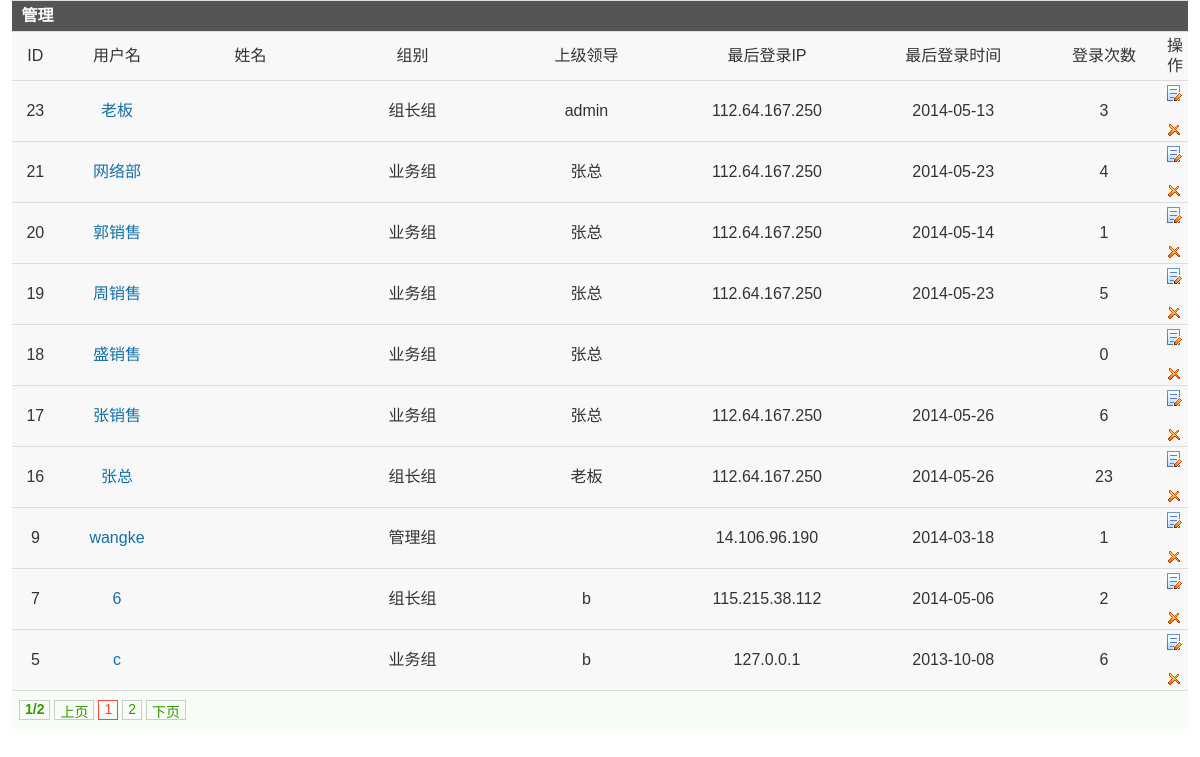
The app's page /manager/admin_manage.php (signed in) with its own data.
### tables this page shows
CREATE TABLE `crm_manager` (
  `id` int(6) NOT NULL auto_increment,
  `pid` int(6) default '0',
  `username` varchar(20) NOT NULL,
  `password` varchar(32) NOT NULL,
  `usermenu` text NOT NULL,
  `loginip` varchar(25) NOT NULL,
  `logintime` varchar(10) NOT NULL,
  `logincount` int(5) NOT NULL,
  `supermanager` int(2) NOT NULL,
  `addtime` datetime NOT NULL,
  PRIMARY KEY  (`id`)
);

CREATE TABLE `crm_dic` (
  `id` int(6) NOT NULL auto_increment,
  `fid` int(6) default '0',
  `type` varchar(50) default NULL,
  `code` varchar(20) default NULL,
  `name` varchar(50) default NULL,
  `remark` varchar(200) default NULL,
  `sort` int(2) default NULL,
  `isedit` varchar(2) default '0',
  PRIMARY KEY  (`id`)
);

### inc/conn.php (called while the page is built, shortened)
<?php
$dbhost = "127.0.0.1";
$dbuser = "root";
require_once 'db_function.php';
require_once 'function.php';
$db = new db_mysql();
?>

### inc/db_function.php (called while the page is built, shortened)
<?php
class db_mysql {
	private $link_id = NULL;
	function __construct() {
		$this->debug = false;
	}
	function connect($dbhost, $dbuser, $dbpwd, $dbname = '', $dbcharset = 'utf8', $pconnect = 0) {
		if ($pconnect) {
			if (! $this->link_id = mysql_pconnect ( $dbhost, $dbuser, $dbpwd )) {
				$this->ErrorMsg ();
			}
		} else {
			if (! $this->link_id = mysql_connect ( $dbhost, $dbuser, $dbpwd, 1 )) {
				$this->ErrorMsg ();
			}
		}
	}
	function query($sql) {
		if (! ($query = mysql_query ( $sql, $this->link_id ))) {
			$this->ErrorMsg ();
			return false;
		} else {
			return $query;
		}
	}
	function getList($sql) {
		$res = $this->query ( $sql );
		if ($res !== false) {
			$arr = array ();
			while ( $row = mysql_fetch_assoc ( $res ) ) {
				$arr [] = $row;
			}
			return $arr;
		} else {
			return false;
		}
	}
	function selectLimit($sql, $numrows=-1, $offset=-1) {
		if($offset==-1){
			$sql .= ' LIMIT ' . $numrows;
		}else{
			$sql .= ' LIMIT ' . $offset . ', ' . $numrows;
		}
		return $this->getList( $sql );
	}
	function getOneRow($sql) {
		$res = $this->query ( $sql );
		if ($res !== false) {
			return mysql_fetch_assoc ( $res );
		} else {
			return false;
		}
	}
}
?>

### manager/admin_manage.php (the view, shortened to what this page needs)
<?php
include '../inc/const.php';
$page 			= $_GET ['page'] ? $_GET ['page'] : 1;
$page_size 		= 10;
$sqlstr=get_sql("select a.id,username,supermanager,usermenu,loginip,logintime,logincount,a.pid as pid from {pre}manager a order by a.id desc");
$manager_list = $db->selectLimit ( $sqlstr, $page_size, ($page - 1) * $page_size );
?>
<!DOCTYPE html PUBLIC "-//W3C//DTD XHTML 1.0 Transitional//EN" "http://www.w3.org/TR/xhtml1/DTD/xhtml1-transitional.dtd">
<html xmlns="http://www.w3.org/1999/xhtml">
<head>
<link href="../css/admin_css.css" rel="stylesheet" type="text/css" />
<link href="../js/boxy.css" rel="stylesheet" type="text/css" />
</head>
<body>
<table width="98%" height="101" border="0" cellpadding="3" cellspacing="1" bgcolor="#cccccc" style="margin:0 auto;padding-top:10px;">
  <tr>
    <td height="22" colspan="9" bgcolor="#555555"><font color="#FFFFFF">&nbsp;<strong>管理</strong></font></td>
  </tr>
  <tr>
    <td width="4%" height="24" align="center" valign="middle" bgcolor="#f8f8f8">ID</td>
    <td width="10%" height="24" align="center" valign="middle" bgcolor="#f8f8f8">用户名</td>
    <td width="13%" height="24" align="center" valign="middle" bgcolor="#f8f8f8">姓名</td>
    <td width="15%" align="center" valign="middle" bgcolor="#f8f8f8">组别</td>
    <td width="15%" align="center" valign="middle" bgcolor="#f8f8f8">上级领导</td>
    <td width="16%" align="center" valign="middle" bgcolor="#f8f8f8">最后登录IP</td>
    <td width="16%" align="center" valign="middle" bgcolor="#f8f8f8">最后登录时间</td>
    <td width="10%" height="24" align="center" valign="middle" bgcolor="#f8f8f8">登录次数</td>
    <td width="8%" align="center" valign="middle" bgcolor="#f8f8f8">操作</td>
  </tr>
  <?php
	foreach ($manager_list as $list){
  ?>
  <tr onMouseOver="this.style.background='#D7E4F7'" onMouseOut="this.style.background='#EBF2F9';"  bgcolor="#EBF2F9">
    <td width="4%" height="24" align="center" valign="middle" bgcolor="#f8f8f8"><?php echo $list['id']; ?></td>
    <td height="24" align="center" valign="middle" bgcolor="#f8f8f8"><a href="admin_mod.php?id=<?php echo $list['id']; ?>"><?php echo $list['username']; ?></a></td>
	  <td height="24" align="center" valign="middle" bgcolor="#f8f8f8"><?php echo $list['usermenu']; ?></td>
    <td height="24" align="center" valign="middle" bgcolor="#f8f8f8"><?php echo getCategoryName('role',$list['supermanager']); ?></td>
    <td height="24" align="center" valign="middle" bgcolor="#f8f8f8"><?php echo get_supermanager($list['pid']); ?></td>
    <td height="24" align="center" valign="middle" bgcolor="#f8f8f8"><?php echo $list['loginip']; ?></td>
    <td height="24" align="center" valign="middle" bgcolor="#f8f8f8"><?php echo $list['logintime']; ?></td>
    <td height="24" align="center" valign="middle" bgcolor="#f8f8f8"><?php echo $list['logincount']; ?></td>
    <td height="24" align="center" valign="middle" bgcolor="#f8f8f8"><a href="admin_add.php?id=<?php echo $list['id']; ?>"><img src="../images/edit.gif" border="0" /></a>&nbsp;<?php
    	if($list['id'] !== '1'){
	?><a href="admin_ok.php?id=<?php echo $list['id']; ?>&act=del" onClick="javascript:return confirm('确实要删除吗?')"><img src="../images/del.gif" border="0" /></a><?php }?></td>
  </tr>
  <?php
  	}
  ?>
  <tr>
    <td height="24" colspan="9" align="center" valign="middle" bgcolor="#F8FCF6"><?php page($sqlstr,$page_size,"admin_manage.php?page",$page);?></td>
  </tr>
</table>
</body>
</html>

### css/admin_css.css (style rules this page uses)
body { font-family:Arial, Helvetica, sans-serif,"宋体";font-size:14px;margin:0;padding:0;background:#e1e1e1;line-height:24px;color:#333 }
a { color:#000;text-decoration:none; }

### js/boxy.css (style rules this page uses)
img { max-width:100%;height:auto;width:auto9; }
body { -webkit-text-size-adjust:none; line-height:2em; }
body, select, input, textarea { color: #323232; color:#333; font-size:16px; background:#fff; font-family:"����", "������", Arial; }
a { outline:none; text-decoration:none; color:#1570A6; }
html { zoom:1; }
html * { outline:0;zoom:1; }
body { overflow-x: hidden; }
body,div,dl,dt,dd,ul,ol,li,pre,code,form,input,textarea,blockquote,th,td { margin:0;padding:0; }
table { background-color: transparent; _background:none !important; border-collapse: collapse; border-spacing: 0; font-size:13px; margin-bottom: 20px; }
table th, table td { border-top: 1px solid #DDDDDD; line-height: 20px;font-size:16px; padding: 4px 5px; }

### records on screen
crm_manager: id "23", username "老板", supermanager.name "组长组", pid "admin", loginip "112.64.167.250", logintime "2014-05-13", logincount "3"
crm_manager: id "21", username "网络部", supermanager.name "业务组", pid "张总", loginip "112.64.167.250", logintime "2014-05-23", logincount "4"
crm_manager: id "20", username "郭销售", supermanager.name "业务组", pid "张总", loginip "112.64.167.250", logintime "2014-05-14", logincount "1"
crm_manager: id "19", username "周销售", supermanager.name "业务组", pid "张总", loginip "112.64.167.250", logintime "2014-05-23", logincount "5"
crm_manager: id "18", username "盛销售", supermanager.name "业务组", pid "张总", logincount "0"
crm_manager: id "17", username "张销售", supermanager.name "业务组", pid "张总", loginip "112.64.167.250", logintime "2014-05-26", logincount "6"
crm_manager: id "16", username "张总", supermanager.name "组长组", pid "老板", loginip "112.64.167.250", logintime "2014-05-26", logincount "23"
crm_manager: id "9", username "wangke", supermanager.name "管理组", loginip "14.106.96.190", logintime "2014-03-18", logincount "1"
crm_manager: id "7", username "6", supermanager.name "组长组", pid "b", loginip "115.215.38.112", logintime "2014-05-06", logincount "2"
crm_manager: id "5", username "c", supermanager.name "业务组", pid "b", loginip "127.0.0.1", logintime "2013-10-08", logincount "6"

### other values on screen
$p "1"
$page_nums "2"
